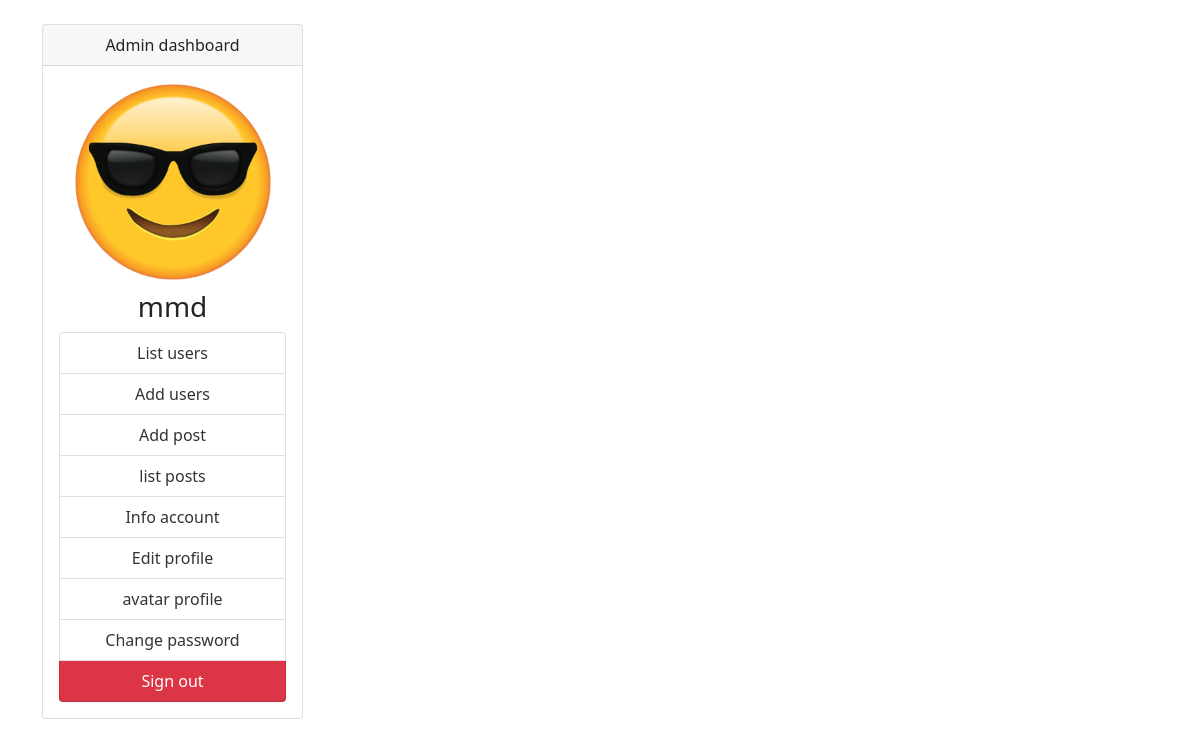
The app's page /Admin (signed in) with its own data.
### models/user.py (models this page shows, shortened)
class User_sign(db.Model , UserMixin):
    id=Column(Integer() , primary_key=True )
    name=Column(String(110))
    email=Column(String(110))
    password=Column(String(110))
    admin=Column(Boolean(),default=False )
    avatar=Column(String(110) , default='/static/img/avatar.png')
    phone=Column(String(20) , default=0)
    created_at=Column(DateTime(),default=datetime.utcnow())
    __table_args__ = {'extend_existing': True}
    @property
    def passwd(self):
        raise AttributeError('access forbidden')

### firstproject.py (the view)
@myapp.route('/Admin')
@login_required
def admin():
    if not current_user.admin:
        return redirect(url_for('account'))
    return render_template('/Admin/index.html')

### firstproject.py (called while the page is built)
@login.user_loader
def userloader(user_id):
    return user.User_sign.query.get(user_id)

### templates/Admin/index.html (shortened to what this page needs)
<!DOCTYPE html>
<html lang="en">
<head>
    <link rel="stylesheet" href="{{ url_for('static',filename="css/app.css") }}"
</head>
<body>
<link href="https://cdn.jsdelivr.net/npm/bootstrap@5.0.0-beta3/dist/css/bootstrap.min.css" rel="stylesheet">
<div class="container text-center">
    <div class="row mt-4">
       {% include'./Admin/menu.html' %}
    </div>
</div>
</body>
</html>

### templates/Admin/menu.html
<div class="col-3">
    <div class="card">
        <div class="card-header"> Admin dashboard </div>
        <div class="card-body text-center">
            <img src="{{ url_for('static' , filename=current_user.avatar) }}" width="200" "height=200" alt=''>
            <h3 class="text-center mt-2" class="font-italic" class="font-weight-bolder"> {{ current_user.name }}</h3>
            <ul class="list-group">
                 <li class="list-group-item"><a class="link" href="{{ url_for('admin_list_users') }}"> List users</a></li>
                 <li class="list-group-item"><a class="link" href="{{ url_for('admin_add_users') }}">Add users </a></li>
                 <li class="list-group-item"><a class="link" href="{{ url_for('admin_add_post') }}">Add post </a></li>
                 <li class="list-group-item"><a class="link" href="{{ url_for('admin_list_posts') }}">list posts </a></li>
                <li class="list-group-item"><a class="link" href="{{url_for('admin_info')}}">Info account </a></li>
                <li class="list-group-item"><a class="link" href="{{ url_for('admin_edit') }}">Edit profile </a></li>
                <li class="list-group-item"><a class="link" href="{{ url_for('admin_avatar') }}">avatar profile </a></li>
                <li class="list-group-item"><a class="link" href="{{ url_for('admin_password') }}"> Change password</a></li>
                <li class="list-group-item bg-danger"><a class="link text-white" href="{{ url_for('Signout') }}"> Sign out</a></li>
            </ul>
        </div>
    </div>
</div>

### static/css/app.css (style rules this page uses)
.link { text-decoration: none; color: #333; }

### records on screen
User_sign: avatar (picture), name "mmd"
